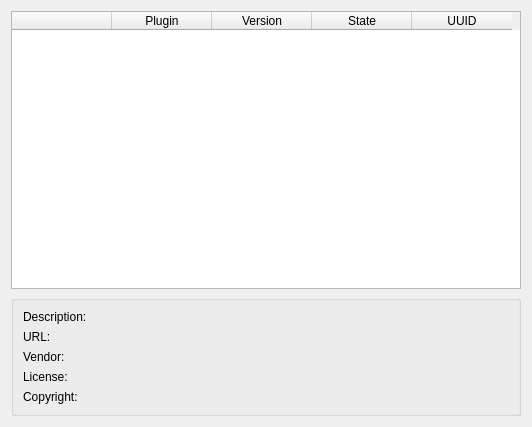
<?xml version="1.0" encoding="UTF-8"?>
<ui version="4.0">
 <class>PluginConfigWidget</class>
 <widget class="QWidget" name="PluginConfigWidget">
  <property name="geometry">
   <rect>
    <x>0</x>
    <y>0</y>
    <width>532</width>
    <height>427</height>
   </rect>
  </property>
  <layout class="QGridLayout" name="gridLayout_2">
   <item row="0" column="0">
    <widget class="QTableWidget" name="tableWidget">
     <property name="editTriggers">
      <set>QAbstractItemView::NoEditTriggers</set>
     </property>
     <property name="selectionBehavior">
      <enum>QAbstractItemView::SelectRows</enum>
     </property>
     <property name="showGrid">
      <bool>false</bool>
     </property>
     <column>
      <property name="text">
       <string/>
      </property>
     </column>
     <column>
      <property name="text">
       <string>Plugin</string>
      </property>
     </column>
     <column>
      <property name="text">
       <string>Version</string>
      </property>
     </column>
     <column>
      <property name="text">
       <string>State</string>
      </property>
     </column>
     <column>
      <property name="text">
       <string>UUID</string>
      </property>
     </column>
    </widget>
   </item>
   <item row="1" column="0">
    <widget class="QGroupBox" name="descriptionGroupBox">
     <layout class="QGridLayout" name="gridLayout">
      <item row="0" column="0">
       <layout class="QFormLayout" name="formLayout">
        <property name="fieldGrowthPolicy">
         <enum>QFormLayout::AllNonFixedFieldsGrow</enum>
        </property>
        <item row="0" column="0">
         <widget class="QLabel" name="label">
          <property name="text">
           <string>Description:</string>
          </property>
         </widget>
        </item>
        <item row="0" column="1">
         <widget class="QLabel" name="descriptionLabel">
          <property name="textInteractionFlags">
           <set>Qt::LinksAccessibleByMouse|Qt::TextSelectableByMouse</set>
          </property>
         </widget>
        </item>
        <item row="1" column="0">
         <widget class="QLabel" name="label_6">
          <property name="text">
           <string>URL:</string>
          </property>
         </widget>
        </item>
        <item row="1" column="1">
         <widget class="QLabel" name="urlLabel">
          <property name="openExternalLinks">
           <bool>true</bool>
          </property>
          <property name="textInteractionFlags">
           <set>Qt::LinksAccessibleByMouse|Qt::TextSelectableByMouse</set>
          </property>
         </widget>
        </item>
        <item row="2" column="0">
         <widget class="QLabel" name="label_3">
          <property name="text">
           <string>Vendor:</string>
          </property>
         </widget>
        </item>
        <item row="2" column="1">
         <widget class="QLabel" name="vendorLabel">
          <property name="textInteractionFlags">
           <set>Qt::LinksAccessibleByMouse|Qt::TextSelectableByMouse</set>
          </property>
         </widget>
        </item>
        <item row="3" column="0">
         <widget class="QLabel" name="label_8">
          <property name="text">
           <string>License:</string>
          </property>
         </widget>
        </item>
        <item row="3" column="1">
         <widget class="QLabel" name="licenseLabel">
          <property name="textInteractionFlags">
           <set>Qt::LinksAccessibleByMouse|Qt::TextSelectableByMouse</set>
          </property>
         </widget>
        </item>
        <item row="4" column="0">
         <widget class="QLabel" name="label_7">
          <property name="text">
           <string>Copyright:</string>
          </property>
         </widget>
        </item>
        <item row="4" column="1">
         <widget class="QLabel" name="copyrightLabel">
          <property name="textInteractionFlags">
           <set>Qt::LinksAccessibleByMouse|Qt::TextSelectableByMouse</set>
          </property>
         </widget>
        </item>
       </layout>
      </item>
     </layout>
    </widget>
   </item>
  </layout>
 </widget>
 <resources/>
 <connections/>
</ui>
